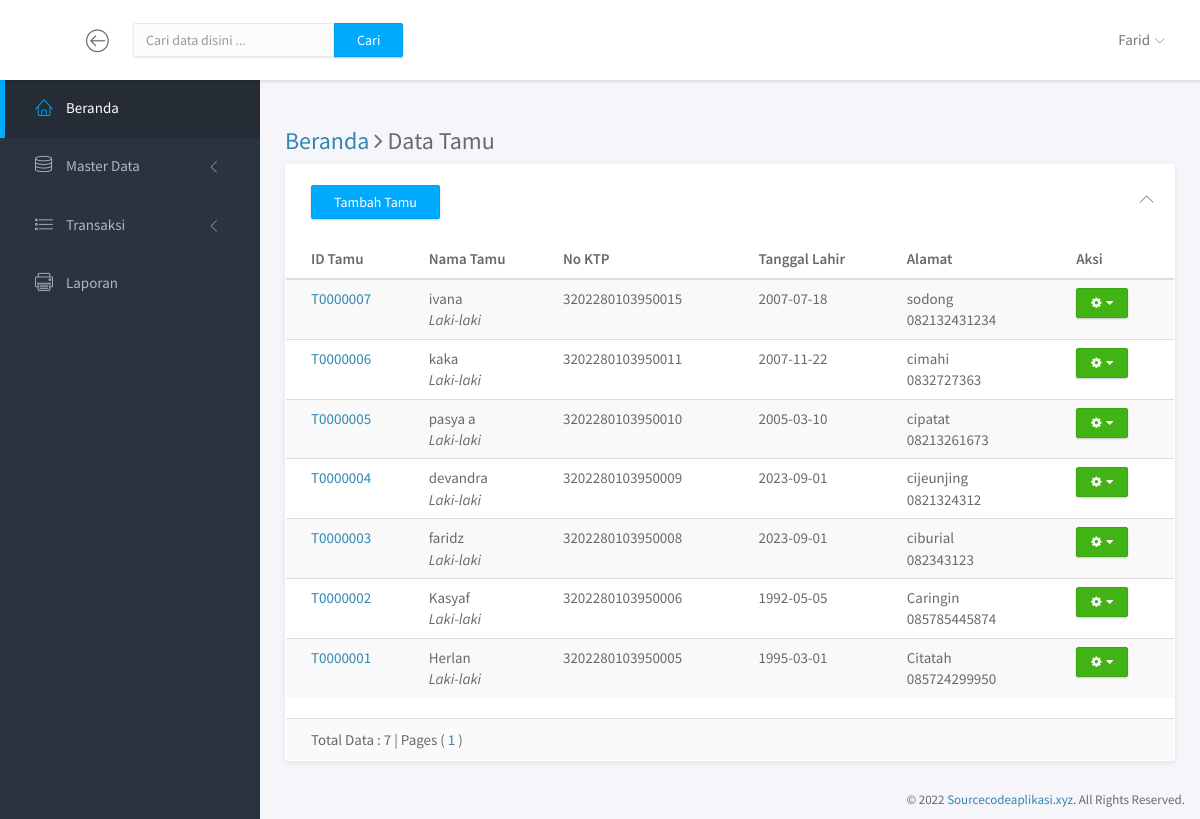
Screenshot of /index.php?p=tamu (signed in) with the database file from the repository.
### tables this page shows
CREATE TABLE `tamu` (
  `id_tamu` varchar(8) NOT NULL,
  `no_identitas` varchar(16) NOT NULL,
  `nama_tamu` varchar(40) NOT NULL,
  `tanggal_lahir` date NOT NULL,
  `jk` varchar(9) NOT NULL,
  `alamat` varchar(100) NOT NULL,
  `nomer_hp` varchar(13) NOT NULL
);

### pages/tamu.php (the view, shortened to what this page needs)
<?php
                $connection= new Connection();
                $conn=$connection->getConnection();
$pencarianSQL	= "";
				$baris	= 50;
				$hal 	= isset($_GET['hal']) ? $_GET['hal'] : 1;
				$sql2 = $conn->query("SELECT * FROM tamu $pencarianSQL ");
				$total = $sql2->rowCount();
				$maks	= ceil($total/$baris);
				$mulai	= $baris * ($hal-1);
?>
<div class="main-content">
				<div class="container-fluid">
<h3><a href="?p=home">Beranda </a><i class="fa fa-angle-right"></i> Data Tamu</h3>
					<div class="row">
						<div class="col-md-12">
							<div class="panel">
								<div class="panel-heading">
										<div class="text-left"><a href="?p=tambah_tamu" class="btn btn-primary">Tambah Tamu</a></div>
									<div class="right">
										<button type="button" class="btn-toggle-collapse"><i class="lnr lnr-chevron-up"></i></button>
									</div>
								</div>
								<div class="panel-body no-padding">
									<table class="table table-striped">
										<thead>
											<tr>
												<th>ID Tamu</th>
												<th>Nama Tamu</th>
												<th>No KTP</th>
												<th>Tanggal Lahir</th>
												<th>Alamat</th>
												<th>Aksi</th>
											</tr>
										</thead>
										<tbody>
										<?php $sqlget=$conn->prepare("SELECT * FROM tamu  $pencarianSQL ORDER BY id_tamu DESC LIMIT $mulai,$baris");
				$sqlget->execute();
				while($data=$sqlget->fetch(PDO::FETCH_ASSOC)){
				?>
											<tr>
												<td><a href="#"><?php echo $data['id_tamu'] ; ?></a></td>
												<td><?php echo $data['nama_tamu'] ; ?><br><i><?php echo $data['jk'] ; ?></i></td>
												<td><?php echo $data['no_identitas'] ; ?></td>
												<td><?php echo $data['tanggal_lahir'] ; ?></td>
												<td><?php echo $data['alamat'] ; ?><br> <?php echo $data['nomer_hp'] ; ?></td>
												<td><div class='btn-group'>
						  <button type="button" class="btn btn-success btn-xs dropdown-toggle" data-toggle="dropdown">
						    <span class="fa fa-cog"></span> &nbsp;<span class="fa fa-caret-down"></span>
						  </button>
						</div></td>
											</tr>
											<?php } ?>
										</tbody>
									</table>
								</div>
								<div class="panel-footer">
									<div class="row">
										<div class="col-md-6">Total Data : <?php echo $total ; ?> | Pages ( <?php for($h=1;$h<=$maks;$h++){
	echo "<a href=?p=tamu&hal=$h>$h</a> ";
} ?> )
	        </div>
									</div>
								</div>
							</div>
						</div>
					</div>
				</div>
			</div>

### index.php (shortened to what this page needs)
<?php
 if (empty($_SESSION['username'])) {
 header("location:login.php");
 }
 else {
                $connection= new Connection();
                $conn=$connection->getConnection();
    $sql78=$conn->prepare("SELECT * FROM admin WHERE username='$_SESSION[username]'");
        $sql78->execute();
    $hasil78=$sql78->fetch(PDO::FETCH_ASSOC);
     ?>
<!doctype html>
<html lang="en">
<head>
	<link rel="stylesheet" href="assets/vendor/bootstrap/css/bootstrap.min.css">
	<link rel="stylesheet" href="assets/vendor/font-awesome/css/font-awesome.min.css">
	<link rel="stylesheet" href="assets/vendor/linearicons/style.css">
	<link rel="stylesheet" href="assets/vendor/chartist/css/chartist-custom.css">
	<link rel="stylesheet" href="assets/css/main.css">
	<link rel="stylesheet" href="assets/css/demo.css">
</head>
<body>
	<div id="wrapper">
		<nav class="navbar navbar-default navbar-fixed-top">
			<div class="brand">
			</div>
			<div class="container-fluid">
				<div class="navbar-btn">
					<button type="button" class="btn-toggle-fullwidth"><i class="lnr lnr-arrow-left-circle"></i></button>
				</div>
				<form class="navbar-form navbar-left" method="post" action="<?php $_SERVER['PHP_SELF'] ; ?>">
					<div class="input-group">
						<input type="text" class="form-control" name="txtKataKunci" placeholder="Cari data disini ...">
						<span class="input-group-btn"><button type="submit" class="btn btn-primary" name="btnCari">Cari</button></span>
					</div>
				</form>
				<div id="navbar-menu">
					<ul class="nav navbar-nav navbar-right">
						<li class="dropdown">
							<a href="#" class="dropdown-toggle" data-toggle="dropdown"> <span><?php echo $hasil78['nama_admin'] ; ?></span> <i class="icon-submenu lnr lnr-chevron-down"></i></a>
						</li>
					</ul>
				</div>
			</div>
		</nav>
		<div id="sidebar-nav" class="sidebar">
			<div class="sidebar-scroll">
				<nav>
					<ul class="nav">
						<li><a href="?p=home" class="active"><i class="lnr lnr-home"></i> <span>Beranda</span></a></li>
						<li>
							<a href="#subPages" data-toggle="collapse" class="collapsed"><i class="lnr lnr-database"></i> <span>Master Data</span> <i class="icon-submenu lnr lnr-chevron-left"></i></a>
						</li>
						<li>
							<a href="#subPages2" data-toggle="collapse" class="collapsed"><i class="lnr lnr-list"></i> <span>Transaksi</span> <i class="icon-submenu lnr lnr-chevron-left"></i></a>
						</li>
						<li><a href="?p=laporan" class=""><i class="lnr lnr-printer"></i> <span>Laporan</span></a></li>
					</ul>
				</nav>
			</div>
		</div>
		<div class="main">
			<?php include ('isi.php') ; ?>
		</div>
		<footer>
			<div class="container-fluid">
				<p class="copyright">&copy; 2022 <a href="#" target="_blank">Sourcecodeaplikasi.xyz</a>. All Rights Reserved.</p>
			</div>
		</footer>
	</div>
</body>
</html>
<?php } ?>

### rows the page displays
tamu: id_tamu "T0000007", nama_tamu "ivana", jk "Laki-laki", no_identitas "3202280103950015", tanggal_lahir "2007-07-18", alamat "sodong", nomer_hp "082132431234"
tamu: id_tamu "T0000006", nama_tamu "kaka", jk "Laki-laki", no_identitas "3202280103950011", tanggal_lahir "2007-11-22", alamat "cimahi", nomer_hp "0832727363"
tamu: id_tamu "T0000005", nama_tamu "pasya a", jk "Laki-laki", no_identitas "3202280103950010", tanggal_lahir "2005-03-10", alamat "cipatat", nomer_hp "08213261673"
tamu: id_tamu "T0000004", nama_tamu "devandra", jk "Laki-laki", no_identitas "3202280103950009", tanggal_lahir "2023-09-01", alamat "cijeunjing", nomer_hp "0821324312"
tamu: id_tamu "T0000003", nama_tamu "faridz", jk "Laki-laki", no_identitas "3202280103950008", tanggal_lahir "2023-09-01", alamat "ciburial", nomer_hp "082343123"
tamu: id_tamu "T0000002", nama_tamu "Kasyaf", jk "Laki-laki", no_identitas "3202280103950006", tanggal_lahir "1992-05-05", alamat "Caringin", nomer_hp "085785445874"
tamu: id_tamu "T0000001", nama_tamu "Herlan", jk "Laki-laki", no_identitas "3202280103950005", tanggal_lahir "1995-03-01", alamat "Citatah", nomer_hp "085724299950"

### other values shown
$hasil78['nama_admin'] "Farid"
$total "7"
